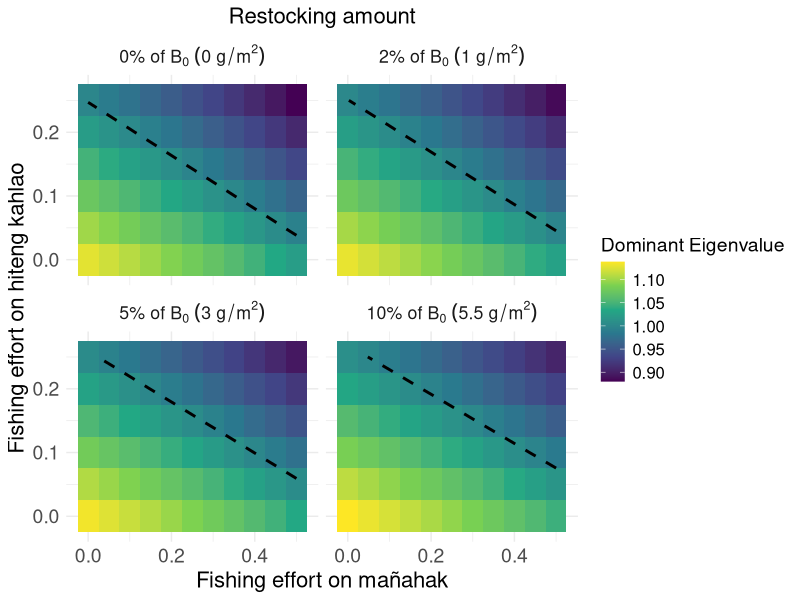
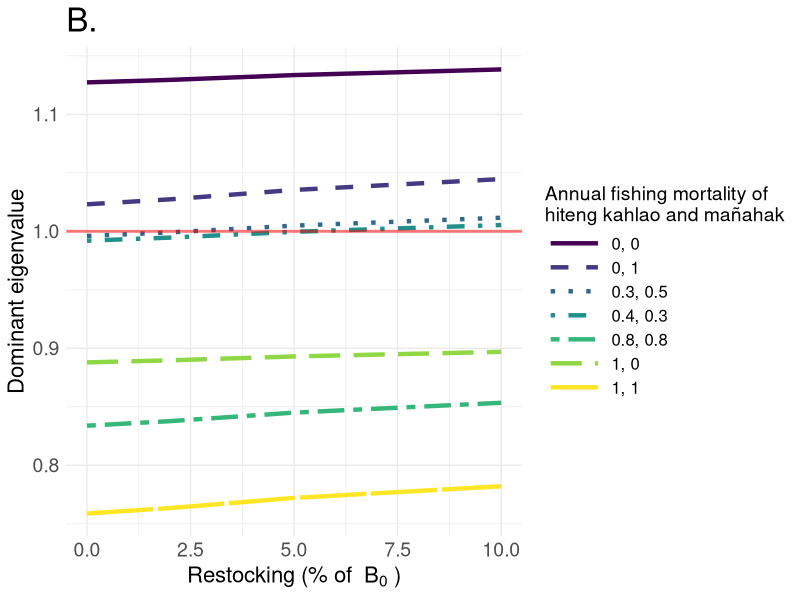

These charts were generated, in order, by the following R code:
library(tidyverse)
library(viridis)

# Parameters
juvenile_mortality <- 0.9 / 2
subadult_mortality <- 0.54 / 2
adult_mortality <- 0.33 / 2
juvenile_survival_rate <- 1 - juvenile_mortality
subadult_survival_rate <- 1 - subadult_mortality
adult_survival_rate <-  1 - adult_mortality

juvenile_to_subadult_rate <- 1
subadult_to_adult_rate <- 0.5

reproduction_rate <- 2
reproduction_rate_2 <- 1.5

carrying_capacity <- 68
time_steps <- 200

# Parameter ranges
fishing_effort_values <- seq(0, 0.5, by = 0.05)
restocking_values <- c(0, 1, 3, 5.5) # Restocking scenarios

#Current fishing for burn in
F_current_instantaneous <- 0.09 
F_current_discrete <- (1 - exp(-F_current_instantaneous)) / 2
F_current_discrete

F_current_discrete_juv <- 0.01


run_simulation <- function(F_adults, F_juveniles, restocked_juveniles, burn_in_time = 100) {
  juvenile_population <- 10
  subadult_population <- 10
  adult_population <- 10
  
  # Store population over time and eigenvalues
  population_over_time <- numeric(time_steps)
  eigenvalues_over_time <- numeric(time_steps) 
  restocked_dagge_values <- numeric(time_steps) 
  
  for (t in 1:time_steps) {
    if (t <= burn_in_time) {
      F_adults_current <- F_current_discrete
      F_juveniles_current <- F_current_discrete_juv
      restocking <- 0
    } else {
      F_adults_current <- F_adults
      F_juveniles_current <- F_juveniles
      restocking <- restocked_juveniles
    }
    
    current_reproduction_rate <- ifelse(t %% 2 == 0, reproduction_rate, reproduction_rate_2)
    
    total_population <- juvenile_population + subadult_population + adult_population
    new_juveniles <- adult_population * current_reproduction_rate * (1 - total_population / carrying_capacity)
    surviving_juveniles <- juvenile_population * juvenile_survival_rate * (1 - F_juveniles_current)
    new_subadults <- juvenile_population * juvenile_to_subadult_rate
    surviving_subadults <- subadult_population * subadult_survival_rate
    new_adults <- subadult_population * subadult_to_adult_rate
    surviving_adults <- adult_population * adult_survival_rate * (1 - F_adults_current)
    
    if (t %% 2 == 0) {
      juvenile_population <- max(0, new_juveniles + surviving_juveniles - new_subadults - restocking)
      restocked_dagge <- restocking + (2.35 * (1 - restocking / carrying_capacity))
      
      restocked_dagge_values[t] <- restocked_dagge  # Store restocked dagge value
      subadult_population <- max(0, new_subadults + surviving_subadults - new_adults + restocked_dagge)
    } else {
      juvenile_population <- max(0, new_juveniles + surviving_juveniles - new_subadults)
      subadult_population <- max(0, new_subadults + surviving_subadults - new_adults)
    }
    
    adult_population <- max(0, new_adults + surviving_adults)
    
    # Store total population at each timestep
    total_population <- juvenile_population + subadult_population + adult_population
    population_over_time[t] <- total_population 
    
    # Construct the population transition matrix
    transition_matrix <- matrix(c(
      #0, 0, current_reproduction_rate - (restocking / carrying_capacity),  # Juvenile production
      - (restocking / carrying_capacity), 0, current_reproduction_rate,  # Juvenile production
      juvenile_survival_rate * (1 - F_juveniles_current) * juvenile_to_subadult_rate + (restocking + (2.35 * (1 - restocking / carrying_capacity))) / carrying_capacity, 0, 0,  # Juvenile survival to subadult
      0, subadult_survival_rate * subadult_to_adult_rate, adult_survival_rate * (1 - F_adults_current)  # Subadult survival & transition
    ), nrow = 3, byrow = TRUE)
    
    # Compute the dominant eigenvalue (growth rate)
    eigenvalues <- eigen(transition_matrix)$values
    dominant_eigenvalue <- max(Re(eigenvalues))  # Take the real part
    eigenvalues_over_time[t] <- dominant_eigenvalue
  }
  
  return(list(
    avg_population_last_20 = mean(population_over_time[(time_steps - 19):time_steps]),
    avg_eigenvalue_last_20 = mean(eigenvalues_over_time[(time_steps - 19):time_steps])  # Average last 20 timesteps
  ))
}



all_results <- data.frame()

for (restocked_juveniles in restocking_values) {
  sensitivity_results <- expand.grid(
    F_adults = fishing_effort_values,
    F_juveniles = fishing_effort_values
  ) %>%
    mutate(
      Avg_Total_Population = 0,
      Avg_Eigenvalue = 0  # New column for eigenvalues
    )
  
  reference_population <- run_simulation(
    F_adults = 0,
    F_juveniles = 0,
    restocked_juveniles = 0,
    burn_in_time = 100
  )
  
  for (i in seq_len(nrow(sensitivity_results))) {
    sim_result <- run_simulation(
      F_adults = sensitivity_results$F_adults[i],
      F_juveniles = sensitivity_results$F_juveniles[i],
      restocked_juveniles = restocked_juveniles,
      burn_in_time = 100
    )
    
    sensitivity_results$Avg_Total_Population[i] <- sim_result$avg_population_last_20
    sensitivity_results$Avg_Eigenvalue[i] <- sim_result$avg_eigenvalue_last_20
  }
  
  sensitivity_results <- sensitivity_results %>%
    mutate(
      Relative_Population = Avg_Total_Population / reference_population$avg_population_last_20,
      Restocking_Percent = round((restocked_juveniles / reference_population$avg_population_last_20) * 100, 0)
    )
  
  all_results <- bind_rows(all_results, sensitivity_results)
}


# Create labels with the correct expressions for each Restocking_Percent
all_results$Restocking_Label <- dplyr::case_when(
  all_results$Restocking_Percent == 0 ~ "0*'%'~of~B[0]~(0~g/m^2)",
  all_results$Restocking_Percent == 2 ~ "2*'%'~of~B[0]~(1~g/m^2)",
  all_results$Restocking_Percent == 5 ~ "5*'%'~of~B[0]~(3~g/m^2)",
  all_results$Restocking_Percent == 10 ~ "10*'%'~of~B[0]~(5.5~g/m^2)"
)

# Convert Restocking_Label to a factor and ensure its order aligns with Restocking_Percent
all_results$Restocking_Label <- factor(all_results$Restocking_Label,
                                       levels = c("0*'%'~of~B[0]~(0~g/m^2)", 
                                                  "2*'%'~of~B[0]~(1~g/m^2)", 
                                                  "5*'%'~of~B[0]~(3~g/m^2)",
                                                  "10*'%'~of~B[0]~(5.5~g/m^2)"))




eigen_heatmap<-ggplot(all_results %>% filter(F_adults <=0.3), aes(x = F_juveniles, y = F_adults, fill = Avg_Eigenvalue)) +
  geom_tile() +
  geom_contour(
    aes(z = Avg_Eigenvalue), 
    breaks = 1, 
    color = "black", 
    linetype = "dashed", 
    linewidth = 1
  ) +
  facet_wrap(~Restocking_Label, labeller = label_parsed) +
  scale_fill_viridis_c(name = "Dominant Eigenvalue") +
  labs(
    x = "Fishing effort on mañahak",
    y = "Fishing effort on hiteng kahlao",
    title = "Restocking amount"
  ) +
  theme_minimal() +
  theme(
    text = element_text(size = 16),
    plot.title = element_text(size = 16, hjust = 0.5),
    axis.title = element_text(size = 16),
    axis.text = element_text(size = 14),
    legend.title = element_text(size = 14),
    legend.text = element_text(size = 12)
  )

eigen_heatmap

#ggsave("~/Desktop/rabbitfish_eigenheatmap.png", eigen_heatmap, width=6, height=6, bg="transparent")


#line plot version?
# Modify the fishing scenario labels by multiplying each number by 2
line_data <- all_results %>%
  group_by(Restocking_Percent, F_adults, F_juveniles) %>%
  summarize(
    Avg_Eigenvalue = mean(Avg_Eigenvalue),
    .groups = "drop"
  ) %>%
  mutate(Fishing_Scenario = paste0(F_adults, ", ", F_juveniles))


subset_fishing_scenarios <- c(
  "0, 0",
  "0, 0.5",
  "0.15, 0.25",
  "0.2, 0.15",
  "0.4, 0.4",
  "0.5, 0",
  "0.5, 0.5"
)

subset_fishing_scenarios_modified <- sapply(subset_fishing_scenarios, function(x) {
  nums <- as.numeric(strsplit(x, ",")[[1]]) * 2
  paste(nums, collapse = ", ")
})

# Prepare data for line plot, filtered by selected fishing scenarios
line_data_subset <- line_data %>%
  filter(Fishing_Scenario %in% subset_fishing_scenarios)

figure4b<-ggplot(line_data_subset, aes(x = Restocking_Percent, y = Avg_Eigenvalue, 
                             color = Fishing_Scenario, linetype = Fishing_Scenario, 
                             group = Fishing_Scenario)) +
  geom_line(size = 1.5) +  # Increase line thickness
  scale_color_manual(values = viridis::viridis(length(subset_fishing_scenarios)), 
                     labels = subset_fishing_scenarios_modified,
                     name = "Annual fishing mortality of \nhiteng kahlao and mañahak") +
  scale_linetype_manual(values = c("solid", "dashed", "dotted", "dotdash", "twodash", "longdash", "F1"), 
                        labels = subset_fishing_scenarios_modified,  # Use same labels as color
                        name = "Annual fishing mortality of \nhiteng kahlao and mañahak") +  
  geom_hline(yintercept = 1, linetype = "solid", color = "red", linewidth = 1, alpha = 0.5) +  
  labs(
    x = bquote("Restocking (% of "~B[0]~")"),
    y = "Dominant eigenvalue",
    title = ""
  ) +
  ggtitle("B.") +
  theme_minimal() +
  theme(
    text = element_text(size = 16),
    plot.title = element_text(size = 24),
    axis.title = element_text(size = 16),
    axis.text = element_text(size = 14),
    legend.title = element_text(size = 14),
    legend.text = element_text(size = 12),
    legend.key.width = unit(1.5, "cm")  # Adjust legend width if needed
  )

figure4b
